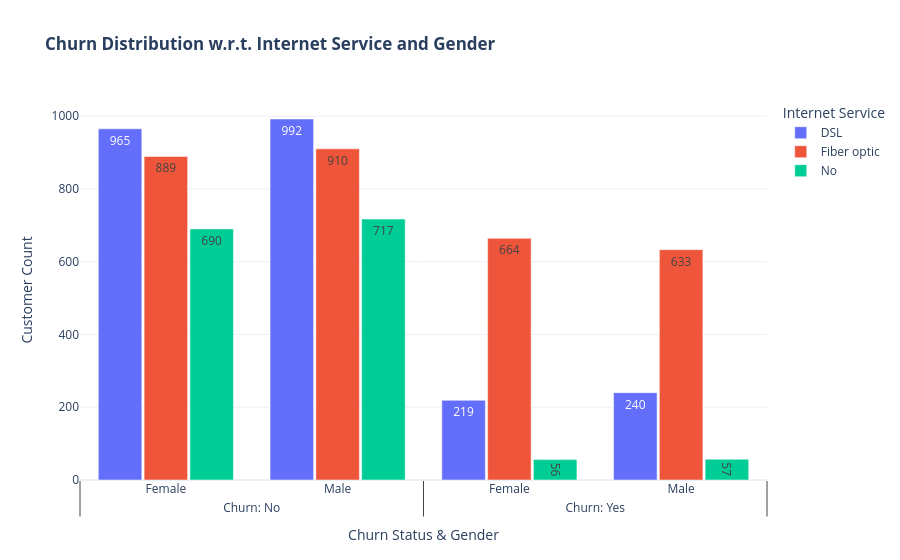

Notebook code cell kept with this figure:
### Code cell
import plotly.graph_objects as go

# 1. Prepare data into a structured pivot table
# Rows: (Churn, gender) MultiIndex | Columns: InternetService
counts = (
    df.groupby(['Churn', 'gender', 'InternetService'])
    .size()
    .unstack(level='InternetService', fill_value=0)
)

# 2. Build multi-category x-axis coordinates directly from the index
x_coords = [
    [f"Churn: {c}" for c in counts.index.get_level_values('Churn')],
    list(counts.index.get_level_values('gender'))
]

# 3. Add each InternetService trace dynamically
fig = go.Figure()
for service in counts.columns:
    fig.add_trace(go.Bar(
        x=x_coords,
        y=counts[service],
        name=service,
        text=counts[service],
        textposition='auto'
    ))

# 4. Polish layout
fig.update_layout(
    title_text="<b>Churn Distribution w.r.t. Internet Service and Gender</b>",
    barmode='group',
    xaxis_title="Churn Status & Gender",
    yaxis_title="Customer Count",
    template="plotly_white",
    legend_title_text="Internet Service",
    bargap=0.2,
    bargroupgap=0.05
)

fig.show()

### Figure 1 — Plotly figure (JSON) as saved in the notebook; plotly's stock layout.template omitted (floating-point values rounded to 4 significant figures)
{"data": [{"name": "DSL", "text": [965.0, 992.0, 219.0, 240.0], "textposition": "auto", "type": "bar", "x": [["Churn: No", "Churn: No", "Churn: Yes", "Churn: Yes"], ["Female", "Male", "Female", "Male"]], "y": [965, 992, 219, 240]}, {"name": "Fiber optic", "text": [889.0, 910.0, 664.0, 633.0], "textposition": "auto", "type": "bar", "x": [["Churn: No", "Churn: No", "Churn: Yes", "Churn: Yes"], ["Female", "Male", "Female", "Male"]], "y": [889, 910, 664, 633]}, {"name": "No", "text": [690.0, 717.0, 56.0, 57.0], "textposition": "auto", "type": "bar", "x": [["Churn: No", "Churn: No", "Churn: Yes", "Churn: Yes"], ["Female", "Male", "Female", "Male"]], "y": [690, 717, 56, 57]}], "layout": {"bargap": 0.2, "bargroupgap": 0.05, "barmode": "group", "legend": {"title": {"text": "Internet Service"}}, "title": {"text": "<b>Churn Distribution w.r.t. Internet Service and Gender</b>"}, "xaxis": {"title": {"text": "Churn Status & Gender"}}, "yaxis": {"title": {"text": "Customer Count"}}}}
